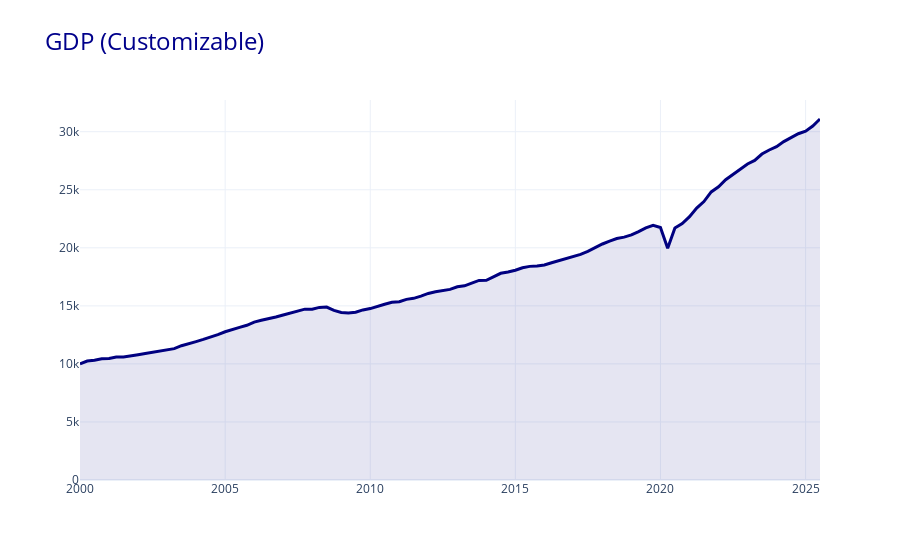

The code cell stored with this chart in its notebook:
### Markdown cell above
### Plotly Figure Access

### Code cell
# Create a chart
result = chartbook.plotting.line(
    economic_data[["date", "GDP"]].dropna(),
    x="date",
    y="GDP",
    title="GDP (Customizable)",
)

# Access the Plotly figure
fig = result.figure

# Customize with Plotly API
fig.update_layout(
    title_font=dict(size=24, color="darkblue"),
    plot_bgcolor="white",
)
fig.update_traces(
    line=dict(width=3, color="navy"),
    fill="tozeroy",
    fillcolor="rgba(0, 0, 128, 0.1)",
)

# Display
# result.show()
